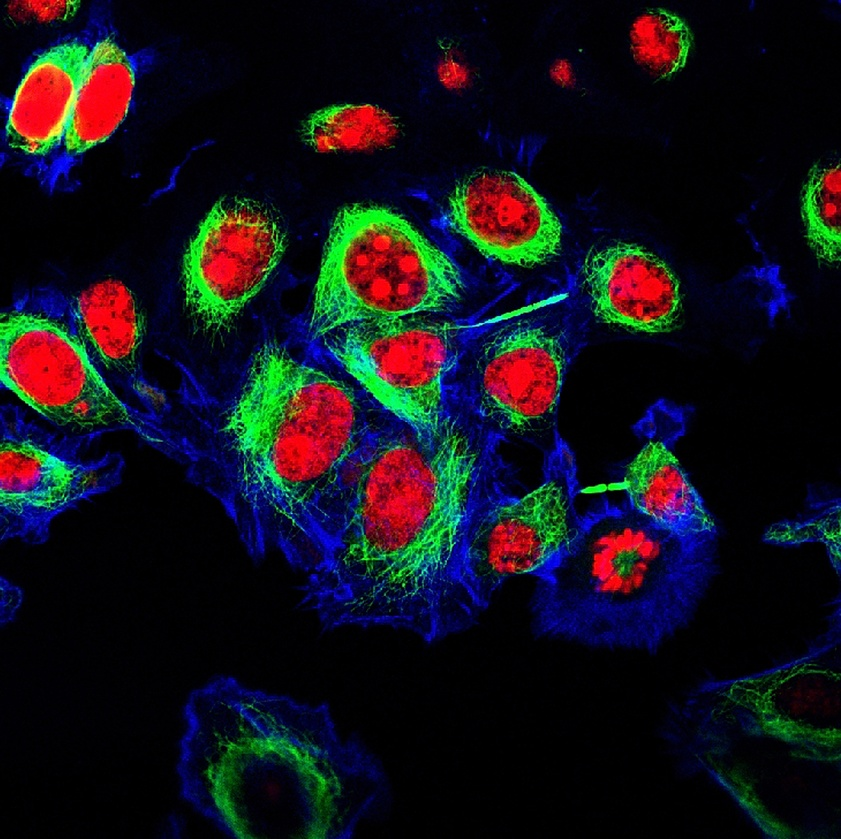
#> input picture Point Processes/images/hela_cells_RGB.jpg, 841 x 839 px, shrunk from 2280 x 2276 before the run
$ python rgb2gray.py ../images/hela_cells_RGB.jpg out.png ../images/blue_channel.png
#> lines starting #> are read from the running program, lines starting #| are printed output that depends on the picture
### Point Processes/src/file_operations.py
from pathlib import Path
import cv2 as cv
import numpy as np


# [6 lines left out: function rgb_to_gray, not called in this run]


def save_image(image, path):
    cv.imwrite(path, image)
    return


def open_image(path):
    return cv.imread(path)
#> returned value is the input picture: shape (839, 841, 3); mean B, G, R 26, 19.4, 21.3


# [24 lines left out: functions open_image_grayscale, open_image_binary, show_image, not called in this run]


def get_image_folder():
    folder = Path(__file__).parents[1].joinpath("images").resolve()
    assert folder.exists()
    return folder

### Point Processes/src/rgb2gray.py
import numpy as np
import sys
import logging
from file_operations import open_image, save_image, show_image, get_image_folder


def rgb_to_gray(rgb_image):
    # Note: OpenCV uses BGR instead of RGB
    blue_image = (0.1140 * rgb_image[:, :, 0]).astype(np.uint8)
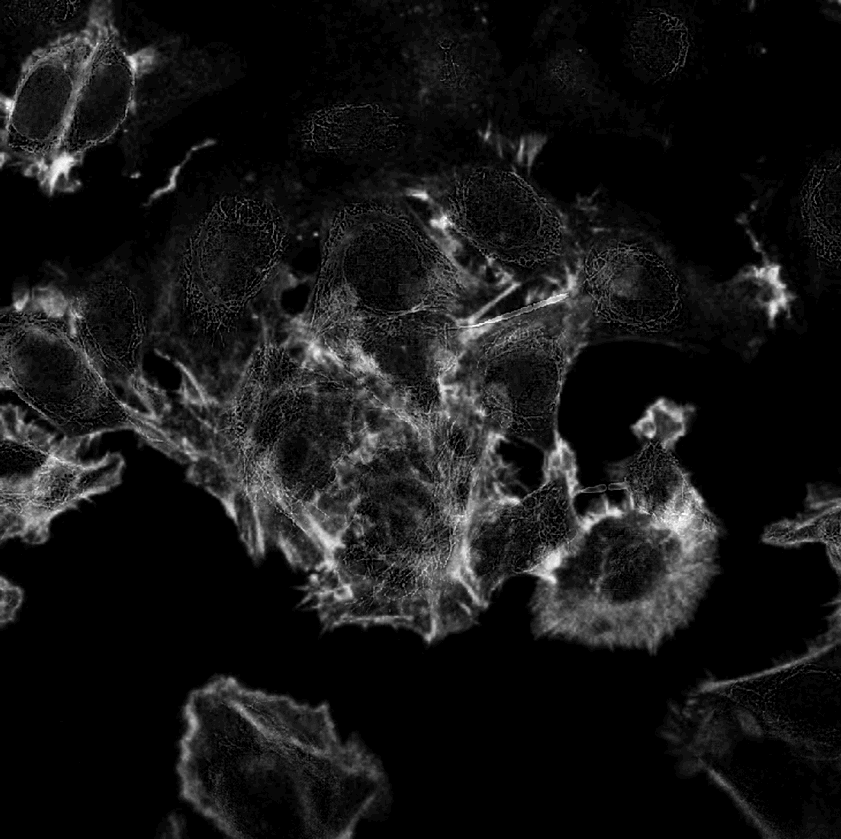
#> blue_image: shape (839, 841); min 0, max 29, mean 2.6; drawn with min black and max white
    green_image = (0.5871 * rgb_image[:, :, 1]).astype(np.uint8)
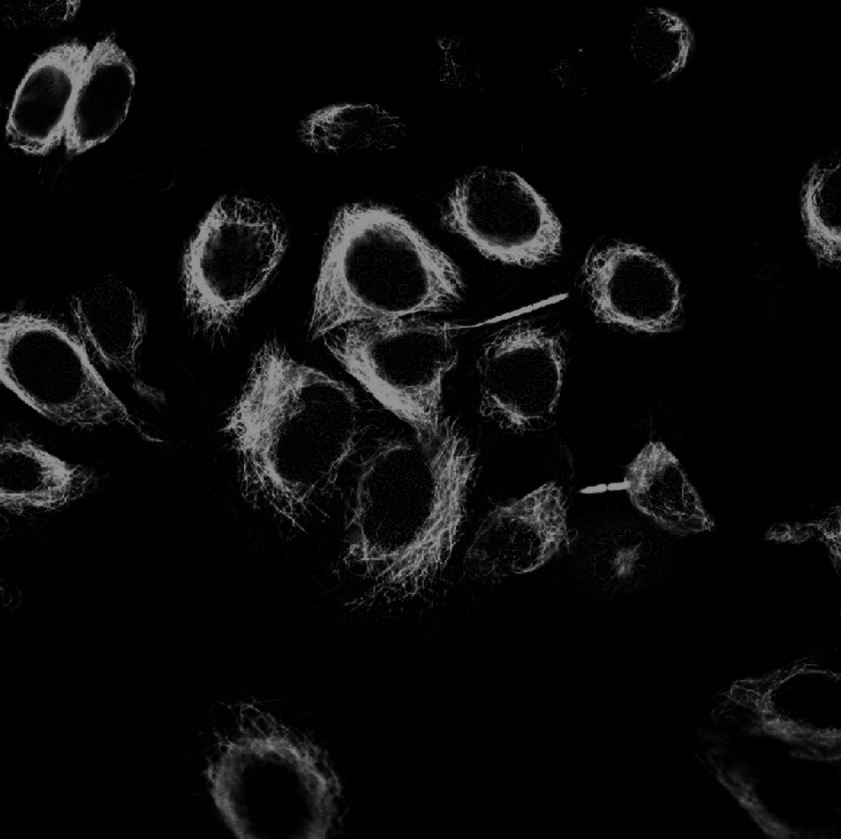
#> green_image: shape (839, 841); min 0, max 149, mean 11
    red_image = (0.2989 * rgb_image[:, :, 2]).astype(np.uint8)
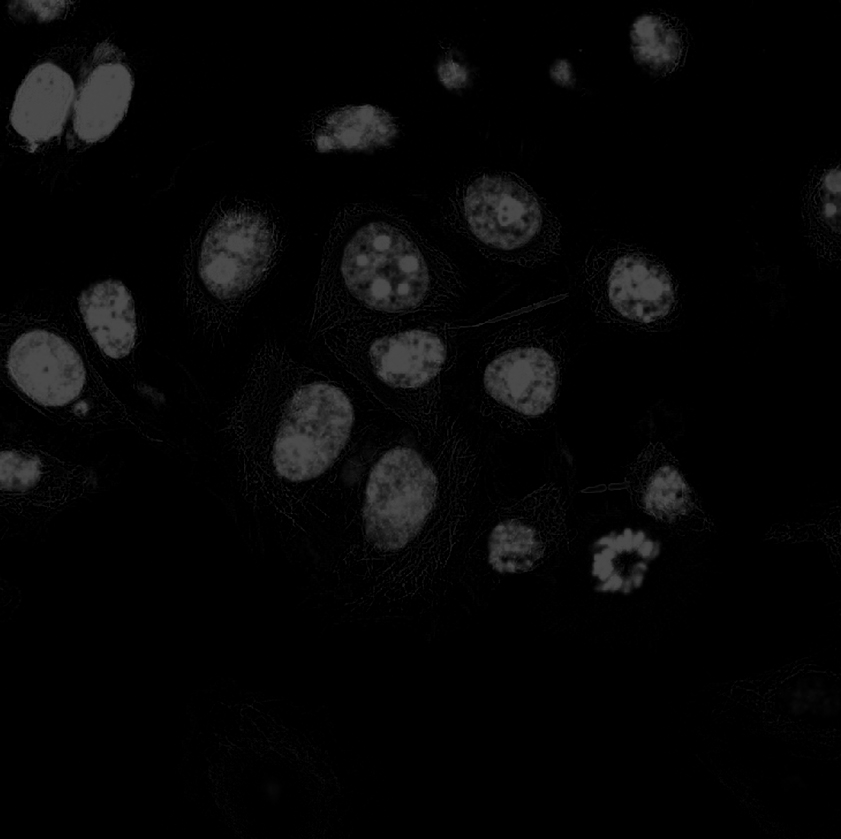
#> red_image: shape (839, 841); min 0, max 76, mean 6.1
    if logging.getLogger().isEnabledFor(logging.DEBUG):
        show_image(blue_image, "blue")
        show_image(green_image, "green")
        show_image(red_image, "red")
    return red_image + green_image + blue_image
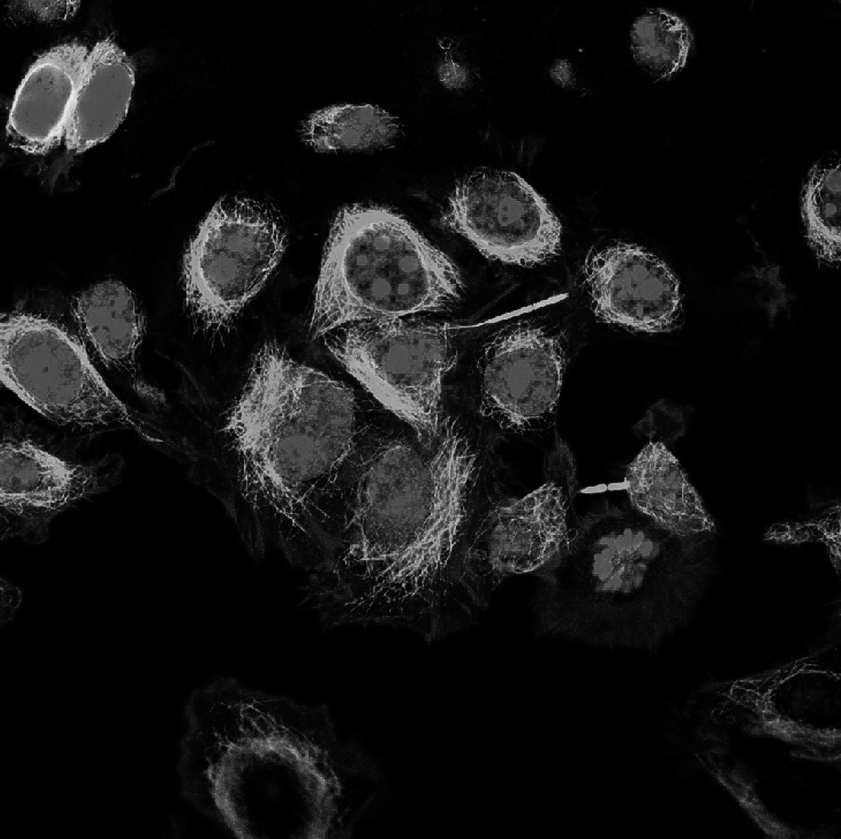
#> returned value: shape (839, 841); min 0, max 238, mean 19.7


if __name__ == "__main__":
    image_folder = get_image_folder()

    if len(sys.argv) == 1:
        print("Please provide an input file")
        exit(1)

    if len(sys.argv) == 2:
        print("Please provide an output file")
        exit(1)

    if len(sys.argv) > 3 and sys.argv[3] == "debug":
        logging.basicConfig(level=logging.DEBUG)

    INPUT_FILENAME = sys.argv[1]
    OUTPUT_FILENAME = sys.argv[2]

    INPUT_FILEPATH = image_folder.joinpath(INPUT_FILENAME)
    OUTPUT_FILEPATH = image_folder.joinpath(OUTPUT_FILENAME)

    if not INPUT_FILEPATH.exists():
        print("Input file does not exist")
        exit(1)

    image = open_image(str(INPUT_FILEPATH))

    if logging.getLogger().isEnabledFor(logging.DEBUG):
        show_image(image, "input image")

    gray_image = rgb_to_gray(image)

    if logging.getLogger().isEnabledFor(logging.DEBUG):
        show_image(gray_image, "gray")

    save_image(gray_image, str(OUTPUT_FILEPATH))

$ run again, on Point Processes/images/img.png
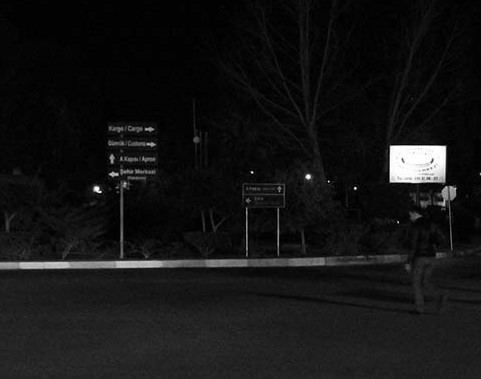
#> input picture Point Processes/images/img.png, 481 x 379 px
#> in open_image, returned value is the input picture: shape (379, 481, 3); min 0, max 255, mean 20.2
#> in rgb_to_gray, `green_image = (0.5871 * rgb_image[:, :, 1]).astype(np.uint8)`:
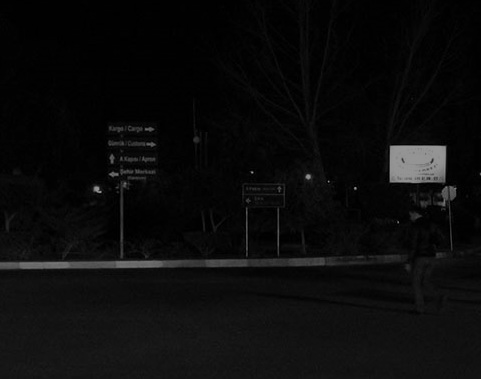
#> green_image: shape (379, 481); min 0, max 149, mean 11.4
#> in rgb_to_gray, `red_image = (0.2989 * rgb_image[:, :, 2]).astype(np.uint8)`:
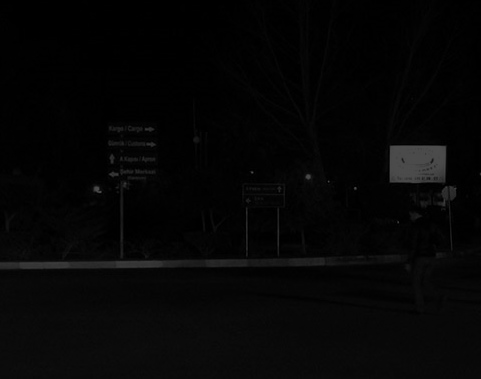
#> red_image: shape (379, 481); min 0, max 76, mean 5.5
